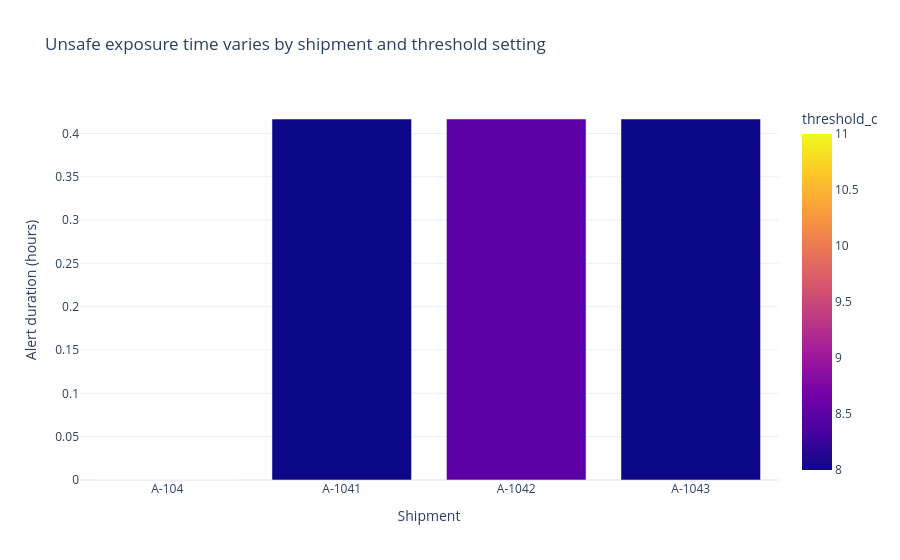

Notebook cell for this chart:
### Markdown cell above
**Interpretation objective:** This converts raw readings into exposure duration, a more decision-relevant risk measure.

### Code cell
fig = px.bar(summary.sort_values("alert_duration_hours"), x="shipment_id", y="alert_duration_hours",
             color="threshold_c", labels={"alert_duration_hours":"Alert duration (hours)", "shipment_id":"Shipment"},
             title="Unsafe exposure time varies by shipment and threshold setting")
fig.update_layout(template="plotly_white")
fig.show()

### Figure 1 — Plotly figure (JSON) as saved in the notebook; plotly's stock layout.template omitted (floating-point values rounded to 4 significant figures)
{"data": [{"hovertemplate": "Shipment=%{x}<br>Alert duration (hours)=%{y}<br>threshold_c=%{marker.color}<extra></extra>", "legendgroup": "", "marker": {"color": [11.0, 8.0, 8.5, 8.0], "coloraxis": "coloraxis", "pattern": {"shape": ""}}, "name": "", "orientation": "v", "showlegend": false, "textposition": "auto", "type": "bar", "x": ["A-104", "A-1041", "A-1042", "A-1043"], "xaxis": "x", "y": [0.0, 0.4167, 0.4167, 0.4167], "yaxis": "y"}], "layout": {"barmode": "relative", "coloraxis": {"colorbar": {"title": {"text": "threshold_c"}}, "colorscale": [[0, "#0d0887"], [0.1111, "#46039f"], [0.2222, "#7201a8"], [0.3333, "#9c179e"], [0.4444, "#bd3786"], [0.5556, "#d8576b"], [0.6667, "#ed7953"], [0.7778, "#fb9f3a"], [0.8889, "#fdca26"], [1, "#f0f921"]]}, "legend": {"tracegroupgap": 0}, "title": {"text": "Unsafe exposure time varies by shipment and threshold setting"}, "xaxis": {"anchor": "y", "domain": [0, 1], "title": {"text": "Shipment"}}, "yaxis": {"anchor": "x", "domain": [0, 1], "title": {"text": "Alert duration (hours)"}}}}
